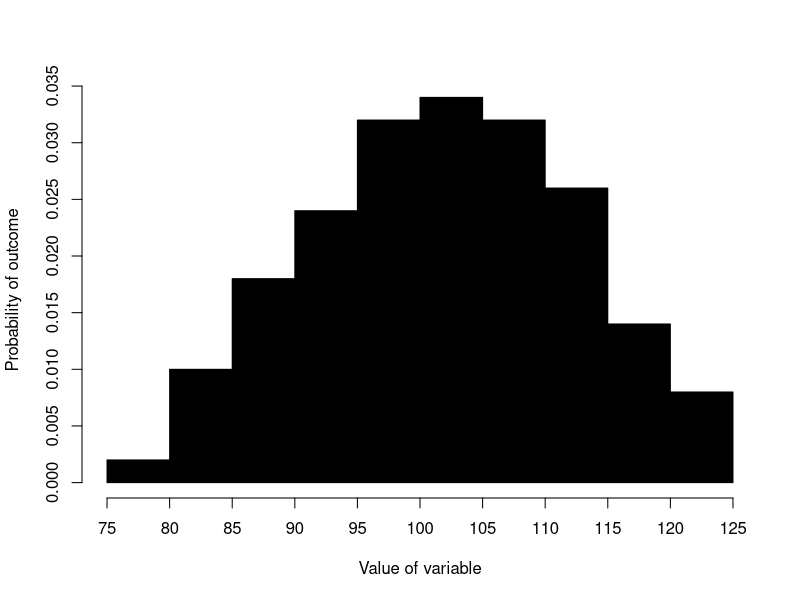
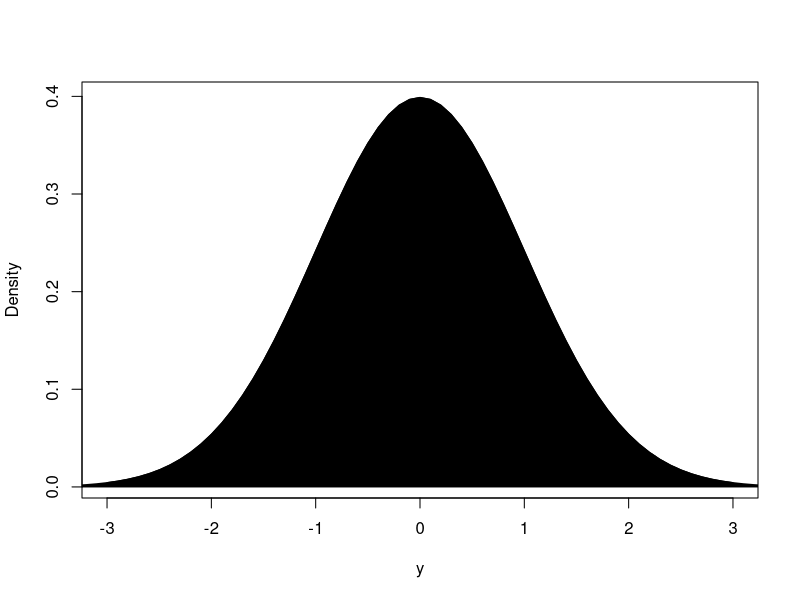
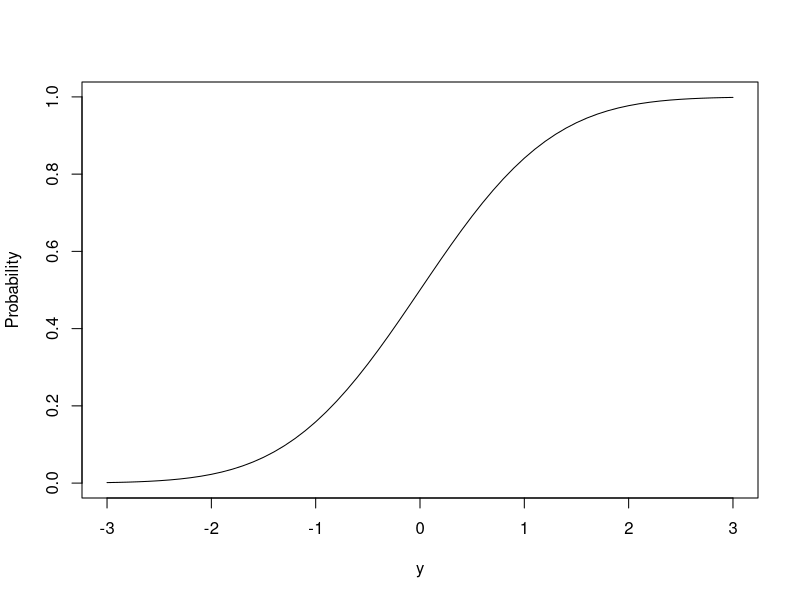
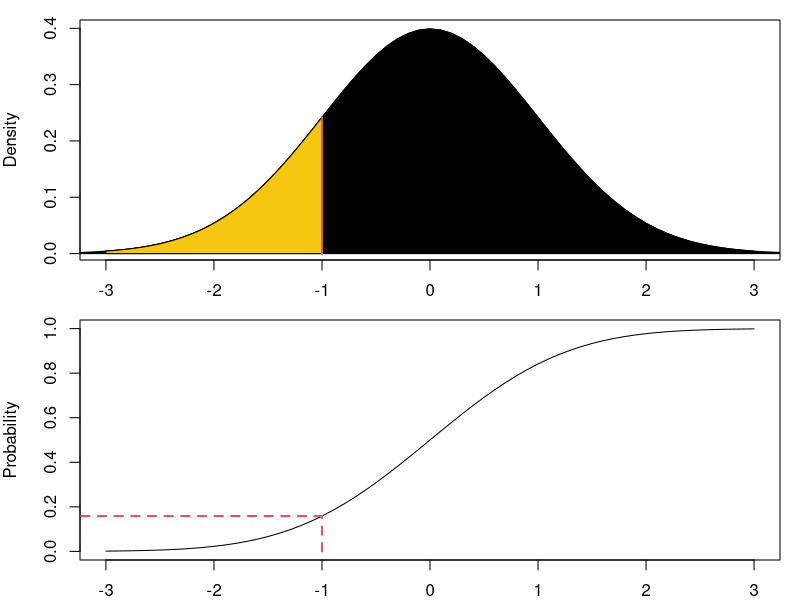
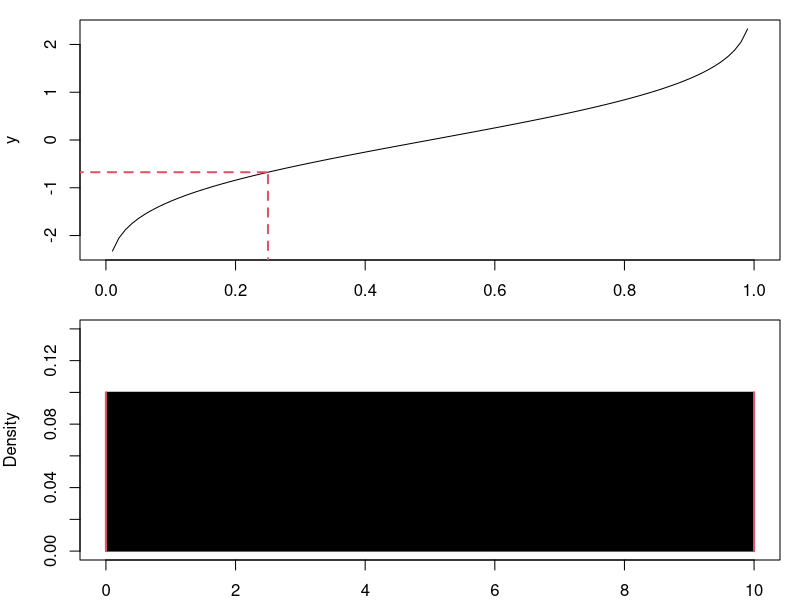
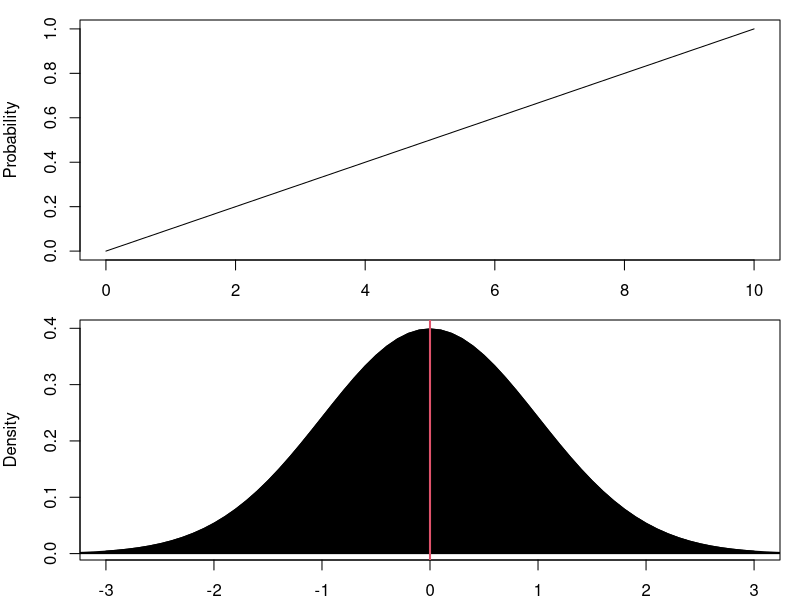

The R source for these figures, in order: (Note: this script raises an error after producing the figures.)
## ---- chunk 1
set.seed(41)
yHist <- hist(rnorm(100,100,10), probability=TRUE, main="",
              xlab="Value of variable", ylab="Probability of outcome",
              axes=FALSE, col=17)
axis(side=2)
axis(side=1, at=yHist$breaks)
## ---- chunk 2
plot(seq(-3,3,0.1),dnorm(seq(-3,3,0.1)),type="l",ylab="Density",xlab="y",main="")
polygon(c(seq(-5,5,0.1),rev(seq(-5,5,0.1))),
        c(dnorm(seq(-5,5,0.1)), rep(0,length(seq(-5,5,0.1)))), col=17)
## ---- chunk 3
plot(seq(-3,3,0.1),pnorm(seq(-3,3,0.1)),type="l",ylab="Probability",xlab="y",main="")
## ---- chunk 4
par(mfcol=c(2,1), mar=c(2,4,1,1))
plot(seq(-3,3,0.1),dnorm(seq(-3,3,0.1)),type="l",ylab="Density",xlab="y",main="")
polygon(c(seq(-5,5,0.1),rev(seq(-5,5,0.1))),
        c(dnorm(seq(-5,5,0.1)), rep(0,length(seq(-5,5,0.1)))), col=17)
polygon(c(seq(-3,-1,0.01),rev(seq(-3,-1,0.01))),
        c(dnorm(seq(-3,-1,0.01)), rep(0,length(seq(-3,-1,0.01)))), col=15)
lines(c(-1,-1),c(0,dnorm(-1)),col=2,lwd=2,lty=1)

plot(seq(-3,3,0.1),pnorm(seq(-3,3,0.1)),type="l",ylab="Probability",xlab="y",main="")
lines(c(-1,-1),c(0,pnorm(-1)),col=2,lwd=2,lty=2)
lines(c(-4,-1),c(pnorm(-1),pnorm(-1)),col=2,lwd=2,lty=2)
## ---- chunk 5
plot(seq(0,1,0.01),qnorm(seq(0,1,0.01)),type="l",ylab="y",xlab="Probability",main="")
lines(c(0.25,0.25),c(-3,qnorm(0.25)),col=2,lwd=2,lty=2)
lines(c(-1,0.25),c(qnorm(0.25),qnorm(0.25)),col=2,lwd=2,lty=2)
## ---- chunk 6
plot(seq(0,10,0.1),dunif(seq(0,10,0.1),0,10),
     ylab="Density",xlab="y", type="l", ylim=c(0,0.14))
polygon(c(seq(0,10,0.1),rev(seq(0,10,0.1))),
        c(dunif(seq(0,10,0.1),0,10), rep(0,length(seq(0,10,0.1)))), col=17)
lines(c(0,0), c(0,0.1), lwd=2, col=2)
lines(c(10,10), c(0,0.1), lwd=2, col=2)
## ---- chunk 7
plot(seq(0,10,by=0.1),punif(seq(0,10,by=0.1),0,10),
     ylab="Probability",xlab="y", type="l")
## ---- chunk 8
plot(seq(-3,3,0.1),dnorm(seq(-3,3,0.1)),type="l",ylab="Density",xlab="y",main="")
polygon(c(seq(-5,5,0.1),rev(seq(-5,5,0.1))),
        c(dnorm(seq(-5,5,0.1)), rep(0,length(seq(-5,5,0.1)))), col=17)
abline(v=0, col=2, lwd=2)
text(0.3,0,TeX("$\\mu =0$"), pos=3)
## ---- chunk 9
plot(seq(-3,3,0.1),pnorm(seq(-3,3,0.1)),type="l",ylab="Probability",xlab="y",main="")
## ---- chunk 10
pnorm(q=30, mean=20, sd=10) - pnorm(q=20, mean=20, sd=10)
## ---- chunk 11
plot(seq(-10,50,0.1),pnorm(seq(-10,50,0.1),20,10),type="l",ylab="Density",xlab="y",main="")
lines(c(20,20),c(0,pnorm(20,20,10)), lty=2)
lines(c(-20,20),rep(pnorm(20,20,10),2), lty=2)
text(-9,pnorm(20,20,10), pnorm(20,20,10), pos=3)
lines(c(30,30),c(0,pnorm(30,20,10)), lty=2)
lines(c(-20,30),rep(pnorm(30,20,10),2), lty=2)
text(-9,pnorm(30,20,10), round(pnorm(30,20,10),3), pos=3)
## ---- chunk 12
plot(seq(-15,55,0.1),dnorm(seq(-15,55,0.1),20,10),type="l",ylab="Density",xlab="y",main="",
     ylim=c(0,0.04), xlim=c(-10,50))
polygon(c(seq(-15,55,0.1),rev(seq(-15,55,0.1))),
        c(dnorm(seq(-15,55,0.1),20,10), rep(0,length(seq(-15,55,0.1)))), col=17)
polygon(c(seq(20,30,0.1),rev(seq(20,30,0.1))),
        c(dnorm(seq(20,30,0.1),20,10), rep(0,length(seq(20,30,0.1)))), col=10)
lines(c(20,20),c(0,dnorm(20,20,10)), lwd=2, col=2)
lines(c(30,30),c(0,dnorm(30,20,10)), lwd=2, col=2)
text(25,dnorm(25,20,10)/2, round(pnorm(30,20,10)-pnorm(20,20,10),3))
## ---- chunk 13
test <- hist(rbinom(100,100,0.5), breaks=c(0:100), plot=F)
test$density <- dbinom(c(0:100), 100, 0.5)
test$breaks <- test$breaks-0.5
plot(test, xlim=c(30,70), main="", freq=FALSE, ylab="Probability", xlab="y", col=17)
lines(seq(30,70,0.1),dnorm(seq(30,70,0.1),50,5), col=3, lwd=2)
## ---- chunk 14
c(dbinom(41,100,0.5),
  pnorm(41.5,50,5)-pnorm(40.5,50,5)) |>
    setNames(c("Binomial", "Normal"))
## ---- chunk 15
test <- hist(rbinom(100,100,0.5), breaks=c(0:100), plot=F)
test$breaks <- test$breaks-0.5
test$density <- dbinom(c(0:100), 100, 0.5)
par(mfcol=c(1,2))
# First plot
plot(test, xlim=c(30,70),
     main="", freq=FALSE, ylab="Probability", xlab="y", col=17)
polygon(c(seq(40.5,41.5,0.1),rev(seq(40.5,41.5,0.1))),
        c(dnorm(seq(40.5,41.5,0.1),50,5), rep(0,length(seq(40.5,41.5,0.1)))), col=9)
lines(seq(30,70,0.1),dnorm(seq(30,70,0.1),50,5), col=3, lwd=2)
lines(c(40.5,40.5),c(0,dnorm(40.5,50,5)), lwd=2, col=2)
lines(c(41.5,41.5),c(0,dnorm(41.5,50,5)), lwd=2, col=2)
#Second plot
plot(test, xlim=c(38,44), ylim=c(0,0.05),
     main="", freq=FALSE, ylab="Probability", xlab="y", col=17)
polygon(c(seq(40.5,41.5,0.1),rev(seq(40.5,41.5,0.1))),
        c(dnorm(seq(40.5,41.5,0.1),50,5), rep(0,length(seq(40.5,41.5,0.1)))), col=9)
lines(seq(30,70,0.1),dnorm(seq(30,70,0.1),50,5), col=3, lwd=2)
lines(c(40.5,40.5),c(0,dnorm(40.5,50,5)), lwd=2, col=2)
lines(c(41.5,41.5),c(0,dnorm(41.5,50,5)), lwd=2, col=2)
# lines(c(40.5,41.5)+0.5,rep(dbinom(41,100,0.5),2))
## ---- chunk 16
par(mfrow=c(2,2), mar=c(4,5,1,0))
# Normal
plot(seq(-1.5,1.5,0.01), dnorm(seq(-1.5,1.5,0.01),0,0.5), type="l", xlab="x", ylab="Density")
polygon(c(seq(-1.5,1.5,0.01),rev(seq(-1.5,1.5,0.01))),
        c(dnorm(seq(-1.5,1.5,0.01),0,0.5),rep(0,length(seq(-1.5,1.5,0.01)))),
        col=17)
polygon(c(seq(-1.5,0.5,0.01),rev(seq(-1.5,0.5,0.01))),
        c(dnorm(seq(-1.5,0.5,0.01),0,0.5),rep(0,length(seq(-1.5,0.5,0.01)))),
        col=10)
lines(rep(0.5,2), c(0,dnorm(0.5,0,0.5)-0.01), lty=1, lwd=2, col=0)
# lines(rep(0.5,2), c(0,dnorm(0.5,0,0.5)), lty=2, lwd=2, col=3)
abline(v=0.5, lty=2, lwd=2, col=2)
#Empty
plot(dlnorm(exp(seq(-1.5,1.5,0.01)),0,0.5),dnorm(seq(-1.5,1.5,0.01),0,0.5),
     col="white",
     axes=F, xlab="", ylab="",type="l")
# exp(x)
plot(seq(-1.5,1.5,0.01), exp(seq(-1.5,1.5,0.01)), type="l", xlab="x", ylab="y")
lines(seq(-1.5,1.5,0.01), exp(seq(-1.5,1.5,0.01)))
lines(rep(0.5,2), c(5,exp(0.5)), lty=2, lwd=2, col=2)
lines(c(0.5,2), rep(exp(0.5),2), lty=2, lwd=2, col=2)
text(0.9,3,TeX("$y=e^x$"),pos=3)
# Log-Normal
plot(dlnorm(exp(seq(-1.5,1.5,0.01)),0,0.5),exp(seq(-1.5,1.5,0.01)), type="l", xlab="Density", ylab="y")
polygon(c(dlnorm(exp(seq(-1.5,1.5,0.01)),0,0.5),rep(0,length(seq(-1.5,1.5,0.01)))),
        exp(c(seq(-1.5,1.5,0.01),rev(seq(-1.5,1.5,0.01)))),
        col=17)
polygon(c(dlnorm(exp(seq(-1.5,0.5,0.01)),0,0.5),rep(0,length(seq(-1.5,0.5,0.01)))),
        exp(c(seq(-1.5,0.5,0.01),rev(seq(-1.5,0.5,0.01)))),
        col=10)
abline(h=exp(0.5), lty=1, lwd=2, col=0)
abline(h=exp(0.5), lty=2, lwd=2, col=2)
## ---- chunk 17
plot(seq(0,5,0.01), dlnorm(seq(0,5,0.01),0,0.1), type="l",
     ylab="Density", xlab="y", main="", lwd=2,
     xlim=c(0,4))
lines(seq(0,5,0.01), dlnorm(seq(0,5,0.01),0,0.5), col=2, lwd=2)
lines(seq(0,5,0.01), dlnorm(seq(0,5,0.01),0.5,0.1), col=3, lwd=2)
lines(seq(0,5,0.01), dlnorm(seq(0,5,0.01),0.5,0.5), col=4, lwd=2)
legend("topright", legend=c(TeX("$\\mu=0, \\sigma=0.1$"),TeX("$\\mu=0, \\sigma=0.5$"),TeX("$\\mu=0.5, \\sigma=0.1$"),TeX("$\\mu=0.5, \\sigma=0.5$")),
       lwd=2, col=c(1:4))
## ---- chunk 18
plot(seq(0,4,0.1), dexp(seq(0,4,0.1),2), type="l",
     ylab="Density", xlab="t", main="", lwd=2,
     xlim=c(0,3))
lines(seq(0,4,0.1), dexp(seq(0,4,0.1),1), col=2, lwd=2)
lines(seq(0,4,0.1), dexp(seq(0,4,0.1),0.5), col=3, lwd=2)
legend("topright", legend=c(TeX("$\\lambda=2$"),TeX("$\\lambda=1$"),TeX("$\\lambda=0.5$")),
       lwd=2, col=c(1:3))
## ---- chunk 19
plot(seq(0,4,0.1), pexp(seq(0,4,0.1),2), type="l",
     ylab="Probability", xlab="t", main="", lwd=2,
     xlim=c(0,3))
lines(seq(0,4,0.1), pexp(seq(0,4,0.1),1), col=2, lwd=2)
lines(seq(0,4,0.1), pexp(seq(0,4,0.1),0.5), col=3, lwd=2)
legend("topright", legend=c(TeX("$\\lambda=2$"),TeX("$\\lambda=1$"),TeX("$\\lambda=0.5$")),
       lwd=2, col=c(1:3))
## ---- chunk 20
pexp(1.5, rate=2)
## ---- chunk 21
plot(seq(0,4,0.1), log(1-pexp(seq(0,4,0.1),2)), type="l",
     ylab="log(1-F(t,2))", xlab="t", main="", lwd=2,
     xlim=c(0,3), ylim=c(-5,0))
# 1.5
lines(c(1.5,1.5),c(-5,log(1-pexp(1.5,2))), lty=2, lwd=2, col=15)
lines(c(-1,1.5),log(rep(1-pexp(1.5,2),2)), lty=2, lwd=2, col=15)
# 0.5
lines(c(0.5,0.5),c(-5,log(1-pexp(0.5,2))), lty=2, lwd=2, col=15)
lines(c(-1,0.5),log(rep(1-pexp(0.5,2),2)), lty=2, lwd=2, col=15)
# 1
lines(c(1,1),c(-5,log(1-pexp(1,2))), lty=2, lwd=2, col=15)
lines(c(-1,1),log(rep(1-pexp(1,2),2)), lty=2, lwd=2, col=15)
## ---- chunk 22
par(mar=c(4,4,1,1))
test <- barplot(rep(1/6,6), ylim=c(0,0.2),
                ylab="Probability",xlab="x", col=10)
axis(side=1,at=test,labels=c(1:6), col.axis=4)
## ---- chunk 23
x <- c(1:6)
y <- c(rep(0,4),table(12-x+1))

layout(matrix(1:2, 1, 2, byrow=T),
       widths=c(7,3)/10)
# Two uniform distributions
par(mar=c(0,0,0,0))
test1 <- barplot(table(x)/6,
                 ylim=c(-0.02,0.21), xlim=c(0,12),
                 col=8,
                 axes=F, names.arg="")
test2 <- barplot(y/6,
                 col=10,
                 axes=F, names.arg="",
                 add=T)
abline(h=0, lwd=2)
text(test1, 1/6, labels=c(6:1), pos=3, col=2)
text(test2[-c(1:4)], 0, labels=c(1:6), pos=1, col=4)
text(test1[c(5:6)], 1/12, labels=rep(3,2), col=1)

# Overall one
apply(expand.grid(1:6,1:6), 1, sum) |> table() -> z
par(mar=c(0,1,0,0))
test3 <- barplot(z[1]/sum(z),
                 ylim=c(-0.02,0.21), xlim=c(0,12),
                 col=9,
                 axes=F, names.arg="")
test3 <- barplot(c(0,z[2]/sum(z)),
                 ylim=c(-0.02,0.21), xlim=c(0,12),
                 col=8,
                 axes=F, names.arg="",
                 add=T)
test4 <- barplot(c(0,z[2]/sum(z)),
                 ylim=c(-0.02,0.21), xlim=c(0,12),
                 col=10,
                 axes=F, names.arg="",
                 add=T)
text(test3, z[1:2]/sum(z), labels=TeX(paste0("$\\frac{",z[1:2],"}{",sum(z),"}$")), pos=3)
text(test3, 0, labels=c(2:12)[1:2], pos=1, col=4)
abline(h=0, lwd=2)
## ---- chunk 24
x <- c(1:6)
y <- table(12-x+1)

layout(matrix(1:2, 1, 2, byrow=T),
       widths=c(7,3)/10)
# Two uniform distributions
par(mar=c(0,0,0,0))
test1 <- barplot(table(x)/6,
                 ylim=c(-0.02,0.21), xlim=c(0,7.3),
                 col=8,
                 axes=F, names.arg="")
test2 <- barplot(y/6,
                 col=10,
                 axes=F, names.arg="",
                 add=T)
abline(h=0, lwd=2)
text(test1, 1/6, labels=c(6:1), pos=3, col=2)
text(test2, 0, labels=c(1:6), pos=1, col=4)
text(test1[c(1:6)], 1/12, labels=rep(7,6), col=1)

# Overall one
apply(expand.grid(1:6,1:6), 1, sum) |> table() -> z
par(mar=c(0,1,0,0))
test3 <- barplot(z[1:5]/sum(z),
                 ylim=c(-0.02,0.21), xlim=c(0,12),
                 col=9,
                 axes=F, names.arg="")
test3 <- barplot(c(rep(0,5),z[6]/sum(z)),
                 ylim=c(-0.02,0.21), xlim=c(0,12),
                 col=8,
                 axes=F, names.arg="",
                 add=T)
test4 <- barplot(c(rep(0,5),z[6]/sum(z)),
                 ylim=c(-0.02,0.21), xlim=c(0,12),
                 col=10,
                 axes=F, names.arg="",
                 add=T)
text(test3, z[1:6]/sum(z), labels=TeX(paste0("$\\frac{",z[1:6],"}{",sum(z),"}$")), pos=3)
abline(h=0, lwd=2)
text(test3, 0, labels=c(2:12)[1:6], pos=1, col=4)
## ---- chunk 25
x <- c(1:6)
y <- c(rep(0,2),table(12-x+1))

layout(matrix(1:2, 1, 2, byrow=T),
       widths=c(7,3)/10)
# Two uniform distributions
par(mar=c(0,0,0,0))
test2 <- barplot(y/6,
                 ylim=c(-0.02,0.19), xlim=c(0,10),
                 col=8,
                 axes=F, names.arg="")
test1 <- barplot(table(x)/6,
                 col=10,
                 axes=F, names.arg="",
                 add=T)
abline(h=0, lwd=2)
text(test2[-c(1:2)], 1/6, labels=c(6:1), pos=3, col=2)
text(test1, 0, labels=c(1:6), pos=1, col=4)
text(test1[c(3:6)], 1/12, labels=rep(9,4), col=1)

# Overall one
apply(expand.grid(1:6,1:6), 1, sum) |> table() -> z
par(mar=c(0,1,0,0))
test3 <- barplot(z[1:7]/sum(z),
                 ylim=c(-0.02,0.21), xlim=c(0,12),
                 col=9,
                 axes=F, names.arg="")
test3 <- barplot(c(rep(0,7),z[8]/sum(z)),
                 ylim=c(-0.02,0.21), xlim=c(0,12),
                 col=8,
                 axes=F, names.arg="",
                 add=T)
test4 <- barplot(c(rep(0,7),z[8]/sum(z)),
                 ylim=c(-0.02,0.21), xlim=c(0,12),
                 col=10,
                 axes=F, names.arg="",
                 add=T)
text(test3, z[1:8]/sum(z), labels=TeX(paste0("$\\frac{",z[1:8],"}{",sum(z),"}$")), pos=3)
abline(h=0, lwd=2)
text(test3, 0, labels=c(2:12)[1:8], pos=1, col=4)
## ---- chunk 26
apply(expand.grid(1:6,1:6), 1, sum) |> table() -> z
par(mar=c(3,4,0,1))
test <- barplot(z/sum(z),
                ylim=c(0,0.23), ylab="Probability", xlab="", 
                col=9, axes=F, names.arg="")
text(test, z/sum(z), labels=TeX(paste0("$\\frac{",z,"}{",sum(z),"}$")), pos=3)
axis(1, at=test, labels=names(z))
title(xlab="z", line=2.2, cex=1.2)
## ---- chunk 27
mu1 <- c(-3,-1.5,0,1.5,3)
mu2 <- 0
x <- seq(-10,10,0.01)
mains <- c("A","B","C","D","E")

layout(matrix(1:(5*2), 5, 2, byrow=T),
       widths=c(7,3)/10)
for(i in 1:length(mu1)){
    par(mar=c(4,4,1,0))
    plot(seq(-3,3,0.1),dnorm(seq(-3,3,0.1), mu1[i], 1),
         type="l",ylab="Density",xlab="",main="",
         xlim=c(-5,5), ylim=c(0,0.4), axes=F)
    polygon(c(x,rev(x)),
            c(dnorm(x, mu1[i], 1), rep(0,length(x))), col=8)
    lines(seq(-3,3,0.1),dnorm(seq(-3,3,0.1), mu2))
    polygon(c(x,rev(x)),
            c(dnorm(x, mu2, 1), rep(0,length(x))), col=10)
    text(4.5, 0.35, mains[i], cex=1.25)
    axis(2)
    box()
    
    z <- seq(-10,mu1[i],0.1)
    par(mar=c(4,1,1,2))
    plot(z, dnorm(z, mu2, sqrt(2)),
         type="l",ylab="Density",xlab="z",main="",
         xlim=c(-5,5), ylim=c(0,0.4), axes=F)
    polygon(c(z,rev(z)),
            c(dnorm(z, mu2, sqrt(2)), rep(0,length(z))), col=17)
    lines(c(mu1[i],mu1[i]), c(0,dnorm(mu1[i], mu2, sqrt(2))), lwd=3, lty=1,
          col=12)
    axis(1)
    axis(4)
    text(mu1[i], 0.015, mu1[i], pos=4, cex=1.25)
    box()
}
## ---- chunk 28
mu2 <- 1
mu1 <- c(1, 3, 5)
x <- seq(0,10,0.01)

layout(matrix(1:(length(mu1)*2), length(mu1), 2, byrow=T),
       widths=c(7,3)/10)
for(i in 1:length(mu1)){
    par(mar=c(4,4,1,0))
    plot(x,dexp(x, mu2),
         type="l",ylab="Density",xlab="",main="",
         xlim=c(-2,5), ylim=c(0,1), axes=F)
    lines(mu1[i]-x,dexp(x, mu2))
    polygon(c(mu1[i]-x,rev(mu1[i]-x)),
            c(dexp(x, mu2), rep(0,length(x))), col=8)
    polygon(c(x,rev(x)),
            c(dexp(x, mu2), rep(0,length(x))), col=10)
    axis(2)
    text(4, 0.85, paste0("z=",mu1[i]), cex=1.25)
    box()
    
    z <- seq(0,mu1[i],0.1)
    par(mar=c(4,1,1,2))
    plot(z, dgamma(z, shape=2, rate=1),
         type="l",ylab="Density",xlab="z",main="",
         xlim=c(0,10), ylim=c(0,0.4), axes=F)
    polygon(c(z,rev(z)),
            c(dgamma(z, shape=2, rate=1), rep(0,length(z))), col=17)
    lines(c(mu1[i],mu1[i]), c(0,dgamma(mu1[i], shape=2, rate=1)), lwd=3, lty=1,
          col=12)
    axis(1)
    axis(4)
    text(mu1[i], 0.015, mu1[i], pos=4, cex=1.25)
    box()
}
